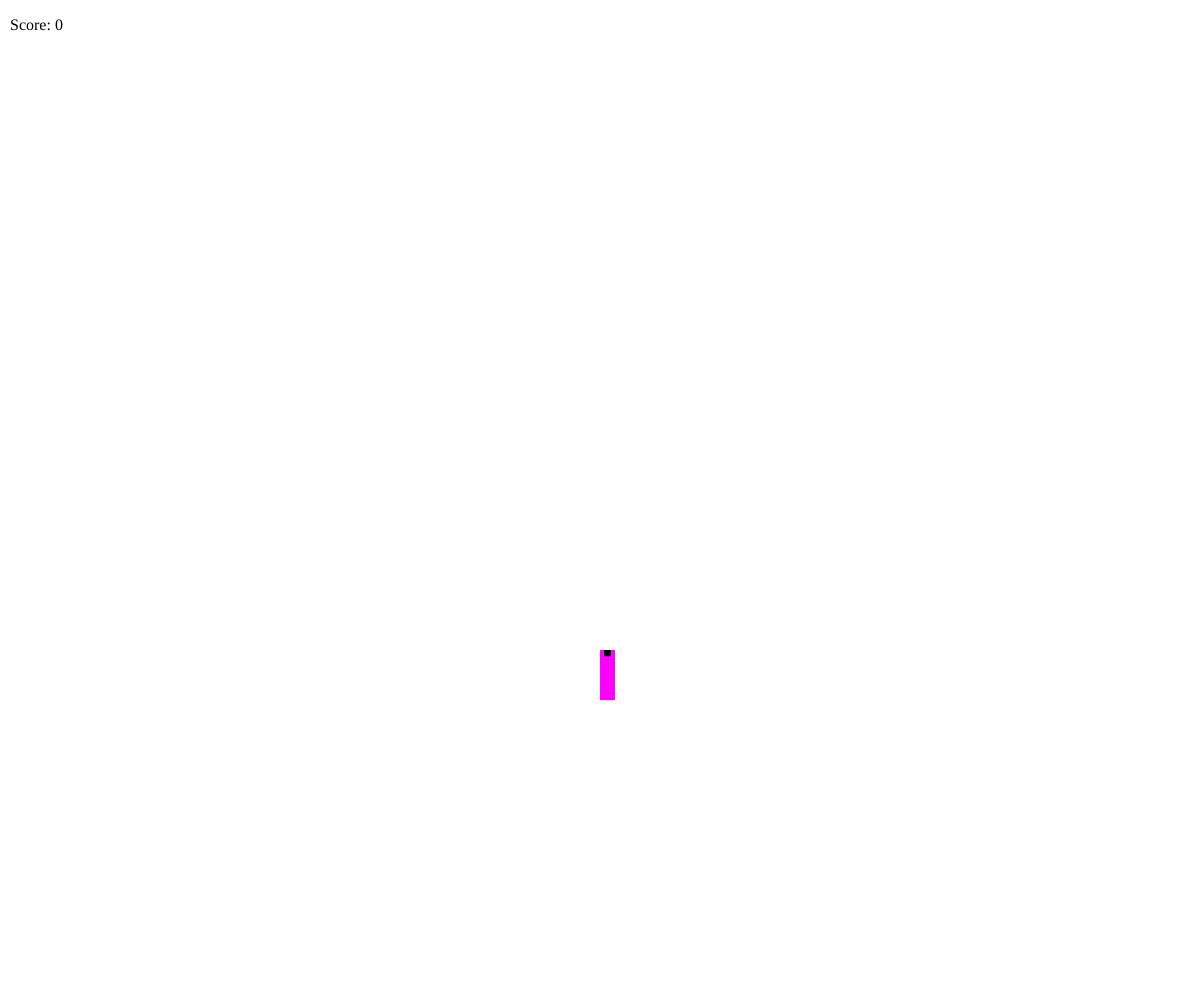
Frame 1 (no input)
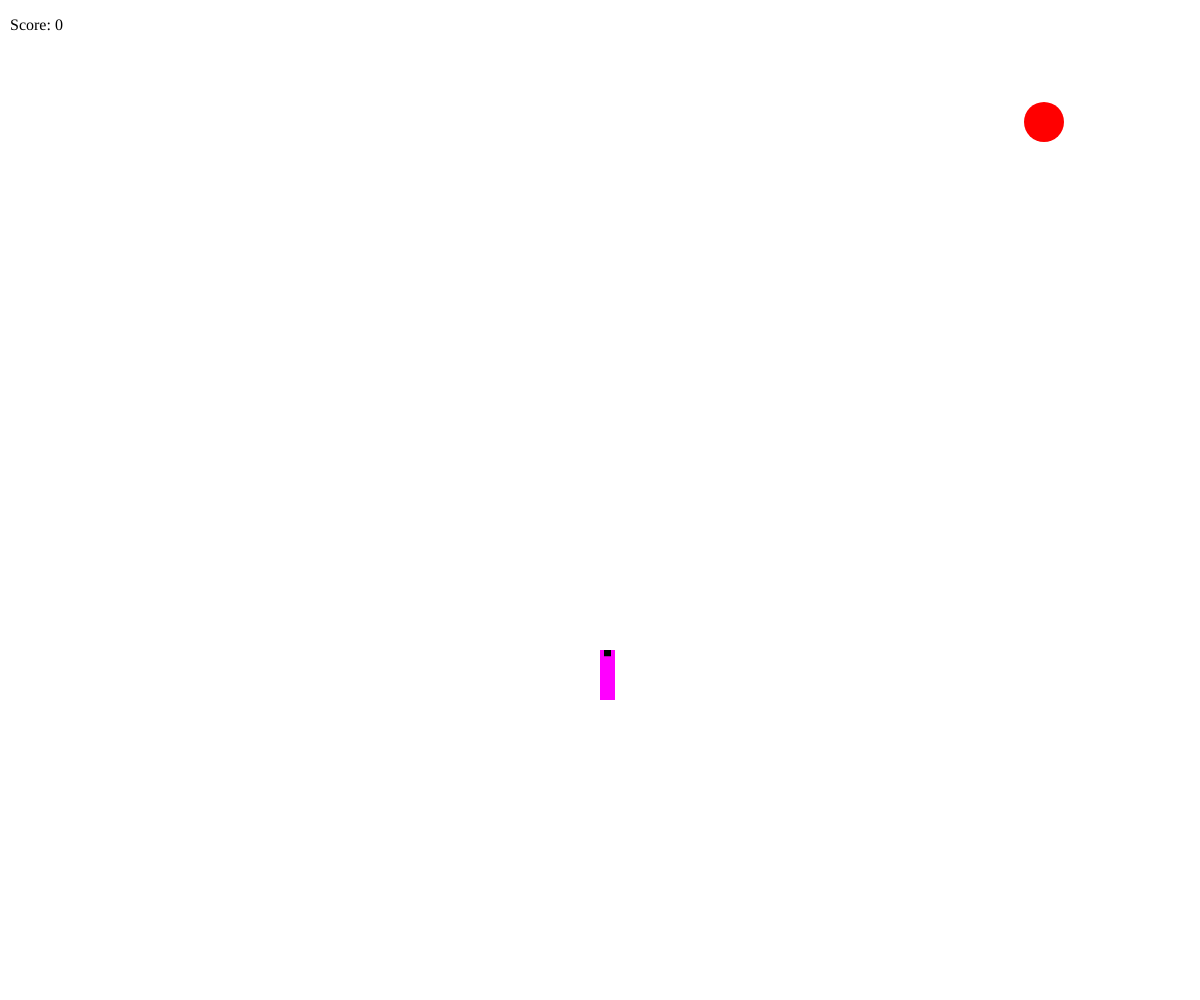
Frame 60 (no input)
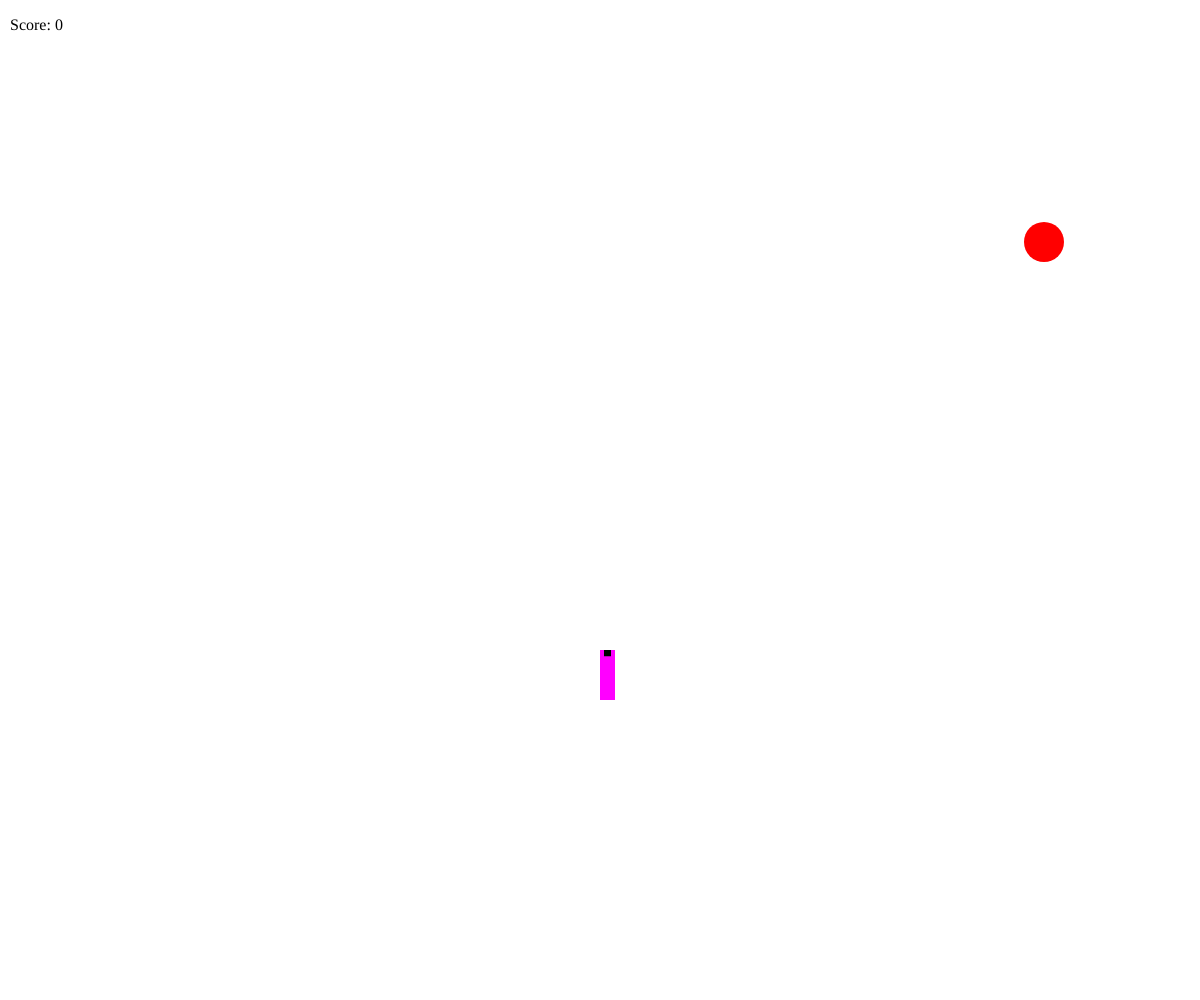
Frame 120 (the mouse pressed at the canvas centre since frame 60)

The p5.js sketch that drew these frames (run headless with seeded random() and noise() and a simulated clock; from frame 60 on, the mouse is pressed at the canvas centre):

// p5.js sketch
// ── sketch.js
const lives = 5;

const SPACE_BAR = 32;

const SHIP_HEIGHT = 50;
const SHIP_WIDTH = 15;
const SHIP_SPEED = 5;
const SHIP_COLOR = 'magenta';
const SHIP_GROWTH = 45;
const START_SHOOTING_RATE = 2;
let SHOOTING_RATE = START_SHOOTING_RATE;


const BULLET_SPEED = 5;
const BULLET_SIZE = 7;
const BULLET_SIZE_SLOW = 30;
const BULLET_COLOR = 'grey';

const CANVAS_WIDTH = 1200;
const CANVAS_HEIGHT = 750;

const ENEMY_SIZE = 40;
const ENEMY_COLOR = 'red';
let ENEMY_GEN_RATE = 200;  // Larger = slower
let ENEMY_SPEED = 2;

let shipX = CANVAS_WIDTH / 2;
let shipY = CANVAS_HEIGHT - 100;

let ship;

let score = 0;

let cooldown = 0;
let cooldownMax = 20;

let isShooting = false;
let bullets = [];

let isGameOver = false;
let updatePos = 1;
let gameOverTick = 0;

let lastBulletTick = 0;

let enemies = [];

let tick = ENEMY_GEN_RATE - 20;

class EntityCircle {
    constructor(x, y, diam, col) {
        this.x = x;
        this.y = y;
        this.diam = diam;
        this.radius = diam / 2;
        this.col = col;
  
        this.display = function() {
            let c = color(col);
            fill(this.col);
            noStroke();
            circle(this.x, this.y, this.diam);
        }
    }
}

class Ship {
    constructor(x, y, width, height, col) {
        this.x = x;
        this.y = y;
        this.width = width;
        this.height = height;
        this.col = color(col);
  
        this.display = function() {
            fill(this.col);
            noStroke();
            rect(this.x, this.y, this.width, this.height);

            let c = color('black');
            fill(c);
            rect(this.x + (this.width / 2) - (BULLET_SIZE / 2), this.y, BULLET_SIZE, this.height / 8);

            if(cooldown) {
                c = color('blue');
                fill(c);
                rect(this.x, this.y + ((this.height / cooldownMax) * (cooldownMax - cooldown)), this.width, this.height - ((this.height / cooldownMax) * (cooldownMax - cooldown)))
                console.log(cooldownMax)
            }
        }
    }
}


function getRandomInt(min, max) {
    return Math.floor(Math.random() * (max - min + 1)) + min;
}

function collisionCircles(circle1, circle2) {
    let distance = dist(circle1.x, circle1.y, circle2.x, circle2.y);
    return (distance < circle1.radius + circle2.radius);
}

function collisionRectCircle(rect, circle) {
    let testX = circle.x;
    let testY = circle.y;
    
    if (circle.x < rect.x)                      testX = rect.x;                  // test left edge
    else if (circle.x > rect.x + rect.width)    testX = rect.x+rect.width;       // right edge
    if (circle.y < rect.y)                      testY = rect.y;                  // top edge
    else if (circle.y > rect.y + rect.height)   testY = rect.y + rect.height;    // bottom edge
    
    let d = dist(circle.x, circle.y, testX, testY);
    
    return d <= circle.radius;
}

function setup() {
    createCanvas(windowWidth, windowHeight);
    ship = new Ship(shipX, shipY, SHIP_WIDTH, SHIP_HEIGHT, SHIP_COLOR);
}

function windowResized() {
    resizeCanvas(windowWidth, windowHeight, true);
}

function keyPressed() {
    if(keyCode === 38 || keyCode === 16) {
        if (SHOOTING_RATE === START_SHOOTING_RATE) {
            SHOOTING_RATE *= 10;
        } else {
            SHOOTING_RATE = START_SHOOTING_RATE
        }
    }
  }
  
function draw() {
    tick++;

    // Ship
    if (keyIsDown(LEFT_ARROW)) {
        if(ship.x + (ship.width / 2) > 0)
            ship.x -= SHIP_SPEED * updatePos;
    }
    
    if (keyIsDown(RIGHT_ARROW)) {
        if(ship.x + (ship.width / 2) < windowWidth)
            ship.x += SHIP_SPEED * updatePos;
    }



    // Bullets
    isShooting = keyIsDown(SPACE_BAR);
    if(isShooting) {
        let bulletStartX = ship.x + ship.width / 2;
        let bulletStartY = ship.y - BULLET_SIZE / 2;
        let bulletsLength = bullets.length;
        if(lastBulletTick < tick - SHOOTING_RATE && !(isGameOver) && cooldown < cooldownMax) {
            lastBulletTick = tick;
            cooldown++;
            let bulletSize = BULLET_SIZE;
            if(SHOOTING_RATE > START_SHOOTING_RATE)
                bulletSize = BULLET_SIZE_SLOW;
            bullets.push(new EntityCircle(bulletStartX, bulletStartY, bulletSize, BULLET_COLOR));
        }
    } else {
        if (tick%10 == 0 && cooldown > 0)
            cooldown--;
    }

    // Collisions
    // Set entity positions to outside of canvas. Removed by the filter
    let bulletsCopy = [...bullets];
    for(let i = 0; i < bullets.length; i++) {
        for(let j = 0; j < enemies.length; j++) {
            if(collisionCircles(bullets[i], enemies[j])) {
                bullets[i].y = -1; 
                enemies[j].x = -1;
                score++;
            }
        }
    }
    enemies = enemies.filter(enemy => enemy.x > 0);
    bullets = bullets.filter(bullet => bullet.y > 0);

    // Check enemies that made it past the ship
    let enemyLength = enemies.length;
    enemies = enemies.filter(enemy => enemy.y < windowHeight);
    ship.width += (enemyLength - enemies.length) * SHIP_GROWTH;

    // Enemy
    if(tick%ENEMY_GEN_RATE == 0  && !isGameOver) {
        if(ENEMY_GEN_RATE > 100)
            ENEMY_GEN_RATE -= 10;
        else if(ENEMY_SPEED < 3)
            ENEMY_SPEED++;
        else 
            ENEMY_GEN_RATE--;
        enemies.push(new EntityCircle(getRandomInt(50, windowWidth - 50), ENEMY_SIZE, ENEMY_SIZE, ENEMY_COLOR));
    }

    // Draw
    clear();

    for(let i = 0; i < bullets.length; i++) {
        bullets[i].y -= BULLET_SPEED * updatePos;
        bullets[i].display();
    }

    for(let i = 0; i < enemies.length; i++) {
        enemies[i].y += ENEMY_SPEED * updatePos;
        enemies[i].display();
    }

    ship.display();

    removeElements();
    let p = createP('Score: ' + score);
    p.style('font-size', '16px');
    p.position(10, 0);

    if(isGameOver) {
        updatePos = 0;
        gameOverTick++;
        if(gameOverTick > 200) {
            clear();
            fill(color('red'));
            rect(0, 0, windowWidth, windowHeight);
            removeElements();
            p = createP('Your score: ' + score);
            p.style('font-size', '50px');
            p.position(400, 200);
        }
    }

    // Check game over
    if(!isGameOver) {
        for(let i = 0; i < enemies.length; i++) {
            if(collisionRectCircle(ship, enemies[i])) {
                enemies[i].col = 'orange';
                isGameOver = true;
            }
        }
    }
}
